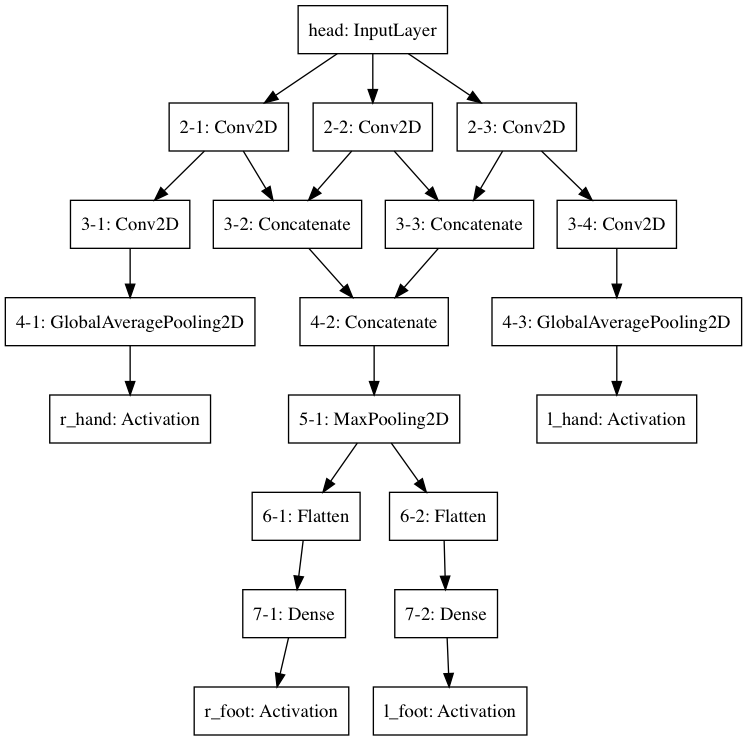

Here is the Python script that generated this plot:
import keras
#import pydot
import pydotplus as pydot

from keras.utils.vis_utils import plot_model
from keras.models import Model
from keras.layers import Input, Dense, MaxPooling2D,Flatten,Dropout
from keras.layers.convolutional import Conv2D
from keras.layers import Input
from keras.layers.merge import Concatenate
from keras.layers.pooling import GlobalAveragePooling2D
from keras.layers import Activation
from keras.callbacks import EarlyStopping
from keras.optimizers import Adam
from keras.datasets import cifar10
from keras.utils import np_utils
from keras.layers.normalization import BatchNormalization

input_1 = Input(shape=(32, 32, 3), name="head")

x1 = Conv2D(16, (3, 3), padding='same', name='2-1')(input_1)
x2 = Conv2D(16, (3, 3), padding='same', name='2-2')(input_1)
x3 = Conv2D(16, (3, 3), padding='same', name='2-3')(input_1)

x4 = Conv2D(10, (3, 3), padding='same', name='3-1')(x1)
x5 = Concatenate(axis=3, name="3-2")([x1,x2])
x6 = Concatenate(axis=3, name="3-3")([x2,x3])
x7 = Conv2D(10, (3, 3), padding='same', name='3-4')(x3)

out1=GlobalAveragePooling2D(name="4-1")(x4)
out1 = Activation('softmax', name='r_hand')(out1)

x10 = Concatenate(axis=3, name="4-2")([x5,x6])

out4=GlobalAveragePooling2D(name="4-3")(x7)
out4 = Activation('softmax', name='l_hand')(out4)

x11 = MaxPooling2D(pool_size=(2, 2),name="5-1")(x10)

out2 = Flatten(name="6-1")(x11)
out2 = Dense(10, activation='relu',name="7-1")(out2)
out2 = Activation('softmax',name="r_foot")(out2)

out3 = Flatten(name="6-2")(x11)
out3 = Dense(10, activation='relu',name="7-2")(out3)
out3 = Activation('softmax',name="l_foot")(out3)

model = Model(inputs=[input_1],
                outputs=[out1,out2,out3,out4])

#モデルの保存
plot_model(model, to_file='robonet.png')

#モデルの図示
#from IPython.display import SVG
#from keras.utils.vis_utils import model_to_dot
#SVG(model_to_dot(model).create(prog='dot', format='svg'))

# CIFAR-10データをロード
(X_train, y_train), (X_test, y_test) = cifar10.load_data()

# 0-1に変換
X_train = X_train.astype('float32')
X_test = X_test.astype('float32')
X_train /= 255.0
X_test /= 255.0

# クラスラベル（0-9）をone-hotエンコーディング形式に変換
Y_train = np_utils.to_categorical(y_train, 10)
Y_test = np_utils.to_categorical(y_test, 10)

model.compile(loss=['categorical_crossentropy', 'categorical_crossentropy', 'categorical_crossentropy','categorical_crossentropy'],
              optimizer=Adam(),
              metrics=['accuracy'])

early_stopping = EarlyStopping(patience=3, verbose=1)

history = model.fit(X_train,
                    [Y_train, Y_train, Y_train, Y_train],
                    batch_size=128,
                    nb_epoch=100,
                    verbose=1,
                    validation_split=0.2,
                    callbacks=[early_stopping])
